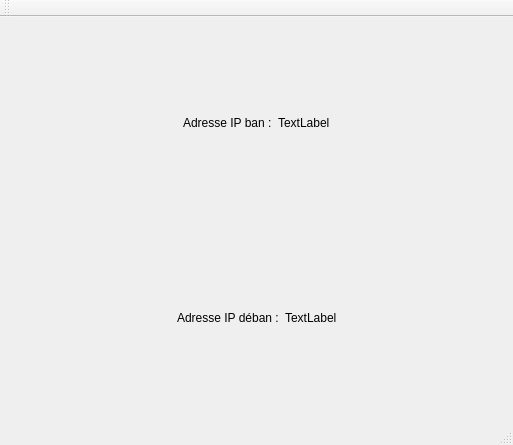
<?xml version="1.0" encoding="UTF-8"?>
<ui version="4.0">
 <class>MainWindow</class>
 <widget class="QMainWindow" name="MainWindow">
  <property name="geometry">
   <rect>
    <x>0</x>
    <y>0</y>
    <width>513</width>
    <height>445</height>
   </rect>
  </property>
  <property name="windowTitle">
   <string>Pare feu dynamique</string>
  </property>
  <widget class="QWidget" name="centralWidget">
   <layout class="QVBoxLayout" name="verticalLayout">
    <item>
     <layout class="QHBoxLayout" name="horizontalLayout_2">
      <item>
       <spacer name="horizontalSpacer">
        <property name="orientation">
         <enum>Qt::Horizontal</enum>
        </property>
        <property name="sizeHint" stdset="0">
         <size>
          <width>40</width>
          <height>20</height>
         </size>
        </property>
       </spacer>
      </item>
      <item>
       <widget class="QLabel" name="labelTxtAdresseBan">
        <property name="text">
         <string>Adresse IP ban :</string>
        </property>
       </widget>
      </item>
      <item>
       <widget class="QLabel" name="labelAdresseBan">
        <property name="text">
         <string>TextLabel</string>
        </property>
       </widget>
      </item>
      <item>
       <spacer name="horizontalSpacer_2">
        <property name="orientation">
         <enum>Qt::Horizontal</enum>
        </property>
        <property name="sizeHint" stdset="0">
         <size>
          <width>40</width>
          <height>20</height>
         </size>
        </property>
       </spacer>
      </item>
     </layout>
    </item>
    <item>
     <layout class="QHBoxLayout" name="horizontalLayout">
      <item>
       <spacer name="horizontalSpacer_3">
        <property name="orientation">
         <enum>Qt::Horizontal</enum>
        </property>
        <property name="sizeHint" stdset="0">
         <size>
          <width>40</width>
          <height>20</height>
         </size>
        </property>
       </spacer>
      </item>
      <item>
       <widget class="QLabel" name="labelTxtAdresseDeban">
        <property name="text">
         <string>Adresse IP déban :</string>
        </property>
       </widget>
      </item>
      <item>
       <widget class="QLabel" name="labelAdresseDeban">
        <property name="text">
         <string>TextLabel</string>
        </property>
       </widget>
      </item>
      <item>
       <spacer name="horizontalSpacer_4">
        <property name="orientation">
         <enum>Qt::Horizontal</enum>
        </property>
        <property name="sizeHint" stdset="0">
         <size>
          <width>40</width>
          <height>20</height>
         </size>
        </property>
       </spacer>
      </item>
     </layout>
    </item>
   </layout>
  </widget>
  <widget class="QMenuBar" name="menuBar">
   <property name="geometry">
    <rect>
     <x>0</x>
     <y>0</y>
     <width>513</width>
     <height>25</height>
    </rect>
   </property>
  </widget>
  <widget class="QToolBar" name="mainToolBar">
   <attribute name="toolBarArea">
    <enum>TopToolBarArea</enum>
   </attribute>
   <attribute name="toolBarBreak">
    <bool>false</bool>
   </attribute>
  </widget>
  <widget class="QStatusBar" name="statusBar"/>
 </widget>
 <layoutdefault spacing="6" margin="11"/>
 <resources/>
 <connections/>
</ui>
